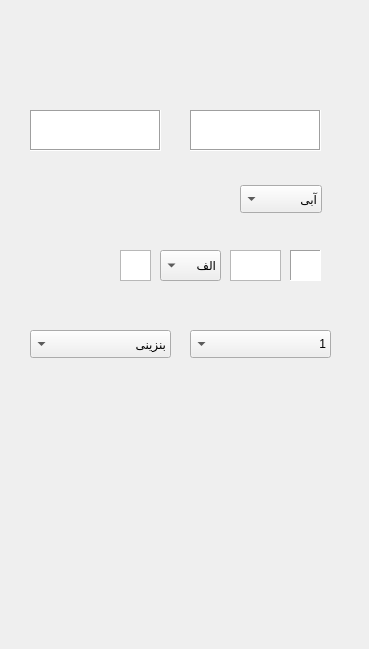
    <widget class="QWidget" name="get_machine_baxi_info">
     <widget class="QLabel" name="label_12">
      <property name="geometry">
       <rect>
        <x>0</x>
        <y>0</y>
        <width>360</width>
        <height>640</height>
       </rect>
      </property>
      <property name="text">
       <string/>
      </property>
      <property name="pixmap">
       <pixmap>../image/get_machine_baxi_info/get_machine_baxi_info.png</pixmap>
      </property>
     </widget>
     <widget class="QPushButton" name="pushButt_next_get_machine_baxi_info">
      <property name="geometry">
       <rect>
        <x>40</x>
        <y>465</y>
        <width>271</width>
        <height>29</height>
       </rect>
      </property>
      <property name="text">
       <string/>
      </property>
      <property name="flat">
       <bool>true</bool>
      </property>
     </widget>
     <widget class="QPushButton" name="pushButt_back_get_machine_baxi_info">
      <property name="geometry">
       <rect>
        <x>40</x>
        <y>525</y>
        <width>271</width>
        <height>29</height>
       </rect>
      </property>
      <property name="text">
       <string/>
      </property>
      <property name="flat">
       <bool>true</bool>
      </property>
     </widget>
     <widget class="QPushButton" name="machine_card_get_machine_baxi_info">
      <property name="geometry">
       <rect>
        <x>140</x>
        <y>390</y>
        <width>181</width>
        <height>29</height>
       </rect>
      </property>
      <property name="text">
       <string/>
      </property>
      <property name="flat">
       <bool>true</bool>
      </property>
     </widget>
     <widget class="QTextEdit" name="machine_name_get_machine_baxi_info">
      <property name="geometry">
       <rect>
        <x>190</x>
        <y>110</y>
        <width>131</width>
        <height>41</height>
       </rect>
      </property>
      <property name="frameShape">
       <enum>QFrame::Box</enum>
      </property>
     </widget>
     <widget class="QTextEdit" name="machine_generate_year_get_machine_baxi_info">
      <property name="geometry">
       <rect>
        <x>30</x>
        <y>110</y>
        <width>131</width>
        <height>41</height>
       </rect>
      </property>
      <property name="frameShape">
       <enum>QFrame::Box</enum>
      </property>
     </widget>
     <widget class="QComboBox" name="machine_capacity_get_machine_baxi_info">
      <property name="geometry">
       <rect>
        <x>190</x>
        <y>330</y>
        <width>141</width>
        <height>28</height>
       </rect>
      </property>
      <property name="layoutDirection">
       <enum>Qt::RightToLeft</enum>
      </property>
      <item>
       <property name="text">
        <string>1</string>
       </property>
      </item>
      <item>
       <property name="text">
        <string>2</string>
       </property>
      </item>
      <item>
       <property name="text">
        <string>3</string>
       </property>
      </item>
      <item>
       <property name="text">
        <string>4</string>
       </property>
      </item>
      <item>
       <property name="text">
        <string>5</string>
       </property>
      </item>
      <item>
       <property name="text">
        <string>6</string>
       </property>
      </item>
      <item>
       <property name="text">
        <string>7</string>
       </property>
      </item>
     </widget>
     <widget class="QComboBox" name="machine_fuel_get_machine_baxi_info">
      <property name="geometry">
       <rect>
        <x>30</x>
        <y>330</y>
        <width>141</width>
        <height>28</height>
       </rect>
      </property>
      <property name="layoutDirection">
       <enum>Qt::RightToLeft</enum>
      </property>
      <item>
       <property name="text">
        <string>بنزینی</string>
       </property>
      </item>
      <item>
       <property name="text">
        <string>گاز سوز</string>
       </property>
      </item>
      <item>
       <property name="text">
        <string>دوگانه سوز</string>
       </property>
      </item>
     </widget>
     <widget class="QTextEdit" name="two_digit_right_pelak_get_machine_baxi_info">
      <property name="geometry">
       <rect>
        <x>290</x>
        <y>250</y>
        <width>31</width>
        <height>31</height>
       </rect>
      </property>
      <property name="frameShape">
       <enum>QFrame::Panel</enum>
      </property>
     </widget>
     <widget class="QTextEdit" name="three_digit_pelak_get_machine_baxi_info">
      <property name="geometry">
       <rect>
        <x>230</x>
        <y>250</y>
        <width>51</width>
        <height>31</height>
       </rect>
      </property>
      <property name="frameShape">
       <enum>QFrame::StyledPanel</enum>
      </property>
     </widget>
     <widget class="QComboBox" name="alphabet_get_machine_baxi_info">
      <property name="geometry">
       <rect>
        <x>160</x>
        <y>250</y>
        <width>61</width>
        <height>31</height>
       </rect>
      </property>
      <property name="layoutDirection">
       <enum>Qt::RightToLeft</enum>
      </property>
      <item>
       <property name="text">
        <string>الف</string>
       </property>
      </item>
      <item>
       <property name="text">
        <string>ب</string>
       </property>
      </item>
      <item>
       <property name="text">
        <string>ل</string>
       </property>
      </item>
      <item>
       <property name="text">
        <string>ع</string>
       </property>
      </item>
      <item>
       <property name="text">
        <string>ص</string>
       </property>
      </item>
      <item>
       <property name="text">
        <string>ق</string>
       </property>
      </item>
      <item>
       <property name="text">
        <string>پ</string>
       </property>
      </item>
      <item>
       <property name="text">
        <string>ی</string>
       </property>
      </item>
      <item>
       <property name="text">
        <string>ث</string>
       </property>
      </item>
     </widget>
     <widget class="QTextEdit" name="two_digit_left_pelak_get_machine_baxi_info">
      <property name="geometry">
       <rect>
        <x>120</x>
        <y>250</y>
        <width>31</width>
        <height>31</height>
       </rect>
      </property>
     </widget>
     <widget class="QComboBox" name="machine_color_get_machine_baxi_info">
      <property name="geometry">
       <rect>
        <x>240</x>
        <y>185</y>
        <width>82</width>
        <height>28</height>
       </rect>
      </property>
      <property name="layoutDirection">
       <enum>Qt::RightToLeft</enum>
      </property>
      <item>
       <property name="text">
        <string>آبی</string>
       </property>
      </item>
      <item>
       <property name="text">
        <string>سفید</string>
       </property>
      </item>
      <item>
       <property name="text">
        <string>قرمز</string>
       </property>
      </item>
      <item>
       <property name="text">
        <string>مشکی</string>
       </property>
      </item>
      <item>
       <property name="text">
        <string>خاکستری</string>
       </property>
      </item>
     </widget>
    </widget>
